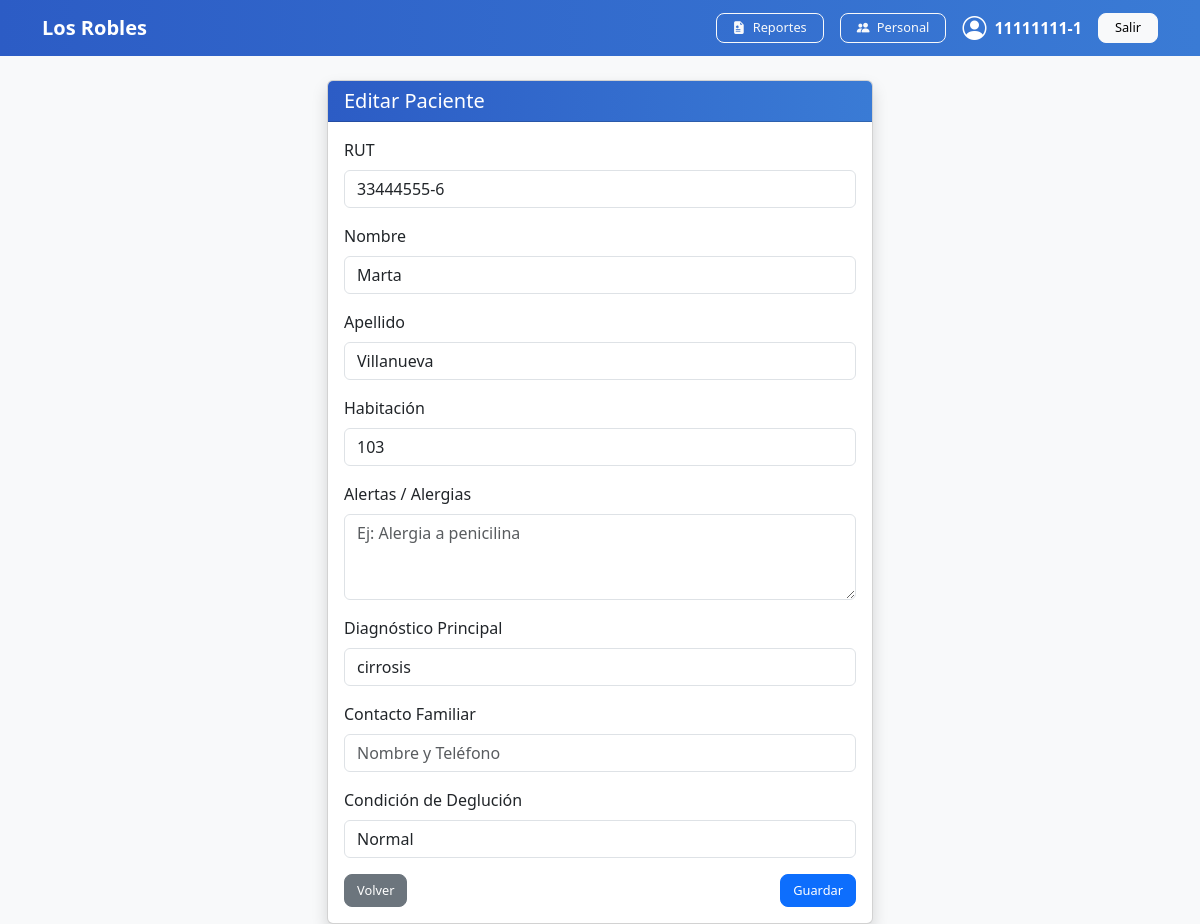
The page /residentes/editar/4/ (signed in) on the database as committed earlier.
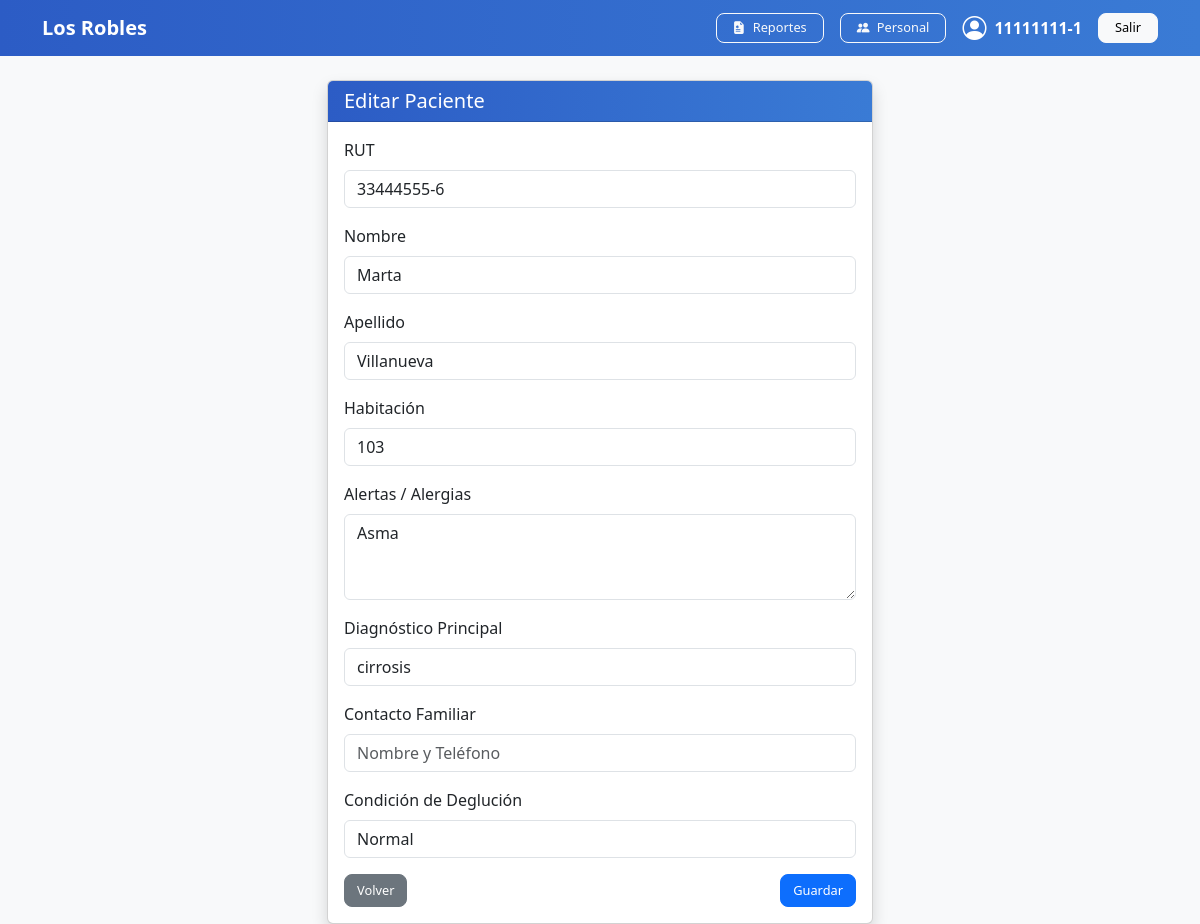
The same page on the database as committed later.
### gestion/models.py (models this page shows, shortened)
class Residente(models.Model):
    rut = models.CharField(max_length=12, unique=True)
    nombre = models.CharField(max_length=100)
    apellido = models.CharField(max_length=100)
    habitacion_numero = models.IntegerField()
    alertas_criticas = models.TextField(blank=True, help_text="Alergias o condiciones especiales")
    activo = models.BooleanField(default=True)
    diagnostico_principal = models.CharField(max_length=200, blank=True, default="No especificado")
    contacto_familiar = models.CharField(max_length=200, blank=True, help_text="Nombre y Teléfono")
    condicion_deglucion = models.CharField(max_length=200, blank=True, default="Normal", help_text="Ej: Normal, Molido, Sonda")

### gestion/views.py (the view)
# urls.py: path('residentes/editar/<int:id>/', views.editar_residente, name='editar_residente'),
@login_required(login_url='gestion:login')
def editar_residente(request, id):
    residente = get_object_or_404(Residente, id=id)
    form = ResidenteForm(request.POST or None, instance=residente)
    if request.method == 'POST':
        if form.is_valid():
            form.save()
            messages.success(request, "Paciente actualizado correctamente")
            return redirect('gestion:lista_residentes')
    return render(request, 'gestion/residente_form.html', {'form': form})

### gestion/templates/gestion/residente_form.html (shortened to what this page needs)
{% extends 'gestion/base.html' %}
{% block contenido %}
<div class="row justify-content-center">
    <div class="col-md-6">
        <div class="card shadow">
            <div class="card-header text-white" style="background: linear-gradient(90deg, #2c5cc5, #3a7bd5);">
                <h5 class="mb-0">
                    {% if form.instance.id %}
                        Editar Paciente
                    {% else %}
                        Nuevo Paciente
                    {% endif %}
                </h5>
            </div>
            <div class="card-body">
                <form method="POST">
                    <div class="mb-3">
                        <label class="form-label">RUT</label>
                        {{ form.rut }}
                    </div>
                    <div class="mb-3">
                        <label class="form-label">Nombre</label>
                        {{ form.nombre }}
                    </div>
                    <div class="mb-3">
                        <label class="form-label">Apellido</label>
                        {{ form.apellido }}
                    </div>
                    <div class="mb-3">
                        <label class="form-label">Habitación</label>
                        {{ form.habitacion_numero }}
                    </div>
                    <div class="mb-3">
                        <label class="form-label">Alertas / Alergias</label>
                        {{ form.alertas_criticas }}
                    </div>
                    <div class="mb-3">
                        <label class="form-label">Diagnóstico Principal</label>
                        {{ form.diagnostico_principal }}
                    </div>
                    <div class="mb-3">
                        <label class="form-label">Contacto Familiar</label>
                        {{ form.contacto_familiar }}
                    </div>
                    <div class="mb-3">
                        <label class="form-label">Condición de Deglución</label>
                        {{ form.condicion_deglucion }}
                    </div>
                    <div class="d-flex justify-content-between">
                        <a href="{% url 'gestion:lista_residentes' %}" class="btn btn-secondary">
                            Volver
                        </a>
                        <button type="submit" class="btn btn-primary">
                            Guardar
                        </button>
                    </div>
                </form>
            </div>
        </div>
    </div>
</div>
{% endblock %}

Rows that differ between the two databases and show on the page:
changed Residente "Marta": alertas_criticas (not shown) → "Asma"
